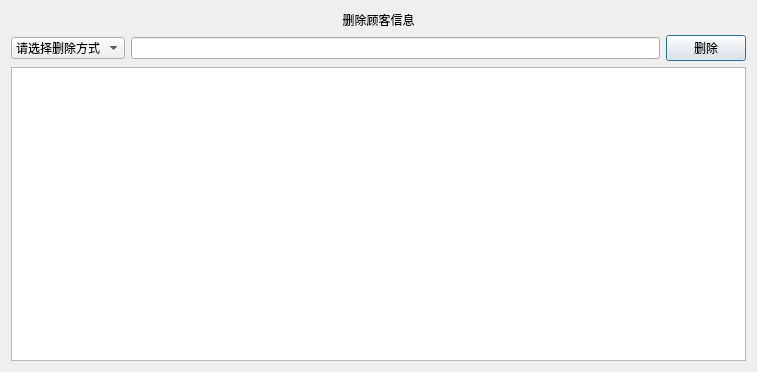
<?xml version="1.0" encoding="UTF-8"?>
<ui version="4.0">
 <class>deletecus</class>
 <widget class="QDialog" name="deletecus">
  <property name="geometry">
   <rect>
    <x>0</x>
    <y>0</y>
    <width>757</width>
    <height>372</height>
   </rect>
  </property>
  <property name="minimumSize">
   <size>
    <width>757</width>
    <height>372</height>
   </size>
  </property>
  <property name="maximumSize">
   <size>
    <width>757</width>
    <height>372</height>
   </size>
  </property>
  <property name="windowTitle">
   <string>删除顾客信息</string>
  </property>
  <layout class="QVBoxLayout" name="verticalLayout_2">
   <item>
    <layout class="QVBoxLayout" name="verticalLayout">
     <item>
      <widget class="QLabel" name="label">
       <property name="styleSheet">
        <string notr="true">font: 26pt &quot;方正舒体&quot;;</string>
       </property>
       <property name="text">
        <string>删除顾客信息</string>
       </property>
       <property name="alignment">
        <set>Qt::AlignCenter</set>
       </property>
      </widget>
     </item>
     <item>
      <layout class="QHBoxLayout" name="horizontalLayout_3" stretch="1,6">
       <item>
        <layout class="QHBoxLayout" name="horizontalLayout_2">
         <item>
          <widget class="QComboBox" name="comboBox">
           <item>
            <property name="text">
             <string>请选择删除方式</string>
            </property>
           </item>
           <item>
            <property name="text">
             <string>按单号删除</string>
            </property>
           </item>
           <item>
            <property name="text">
             <string>按编号删除</string>
            </property>
           </item>
           <item>
            <property name="text">
             <string>按姓名删除</string>
            </property>
           </item>
          </widget>
         </item>
        </layout>
       </item>
       <item>
        <layout class="QHBoxLayout" name="horizontalLayout">
         <item>
          <widget class="QLineEdit" name="lineEdit"/>
         </item>
         <item>
          <widget class="QPushButton" name="pushButton">
           <property name="text">
            <string>删除</string>
           </property>
          </widget>
         </item>
        </layout>
       </item>
      </layout>
     </item>
     <item>
      <widget class="QTableView" name="tableView"/>
     </item>
    </layout>
   </item>
  </layout>
 </widget>
 <resources/>
 <connections/>
</ui>
